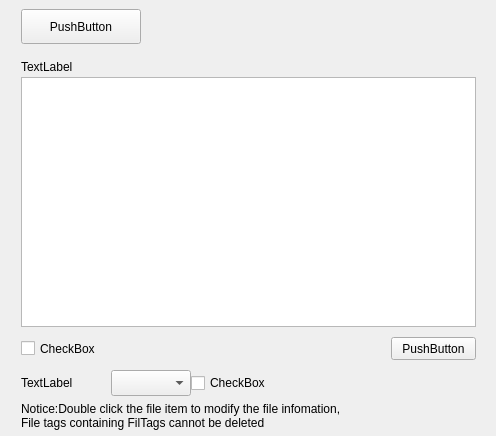
        <widget class="QWidget" name="FilePage">
         <attribute name="title">
          <string>File</string>
         </attribute>
         <layout class="QVBoxLayout" name="verticalLayout_2">
          <property name="spacing">
           <number>0</number>
          </property>
          <property name="leftMargin">
           <number>6</number>
          </property>
          <property name="topMargin">
           <number>0</number>
          </property>
          <property name="rightMargin">
           <number>0</number>
          </property>
          <property name="bottomMargin">
           <number>0</number>
          </property>
          <item>
           <widget class="QWidget" name="widget_6" native="true">
            <property name="sizePolicy">
             <sizepolicy hsizetype="Preferred" vsizetype="Preferred">
              <horstretch>0</horstretch>
              <verstretch>0</verstretch>
             </sizepolicy>
            </property>
            <layout class="QHBoxLayout" name="horizontalLayout_9">
             <property name="spacing">
              <number>0</number>
             </property>
             <property name="leftMargin">
              <number>0</number>
             </property>
             <property name="topMargin">
              <number>0</number>
             </property>
             <property name="rightMargin">
              <number>0</number>
             </property>
             <property name="bottomMargin">
              <number>0</number>
             </property>
             <item>
              <widget class="QWidget" name="normalFileWidget" native="true">
               <layout class="QVBoxLayout" name="verticalLayout_33">
                <property name="spacing">
                 <number>0</number>
                </property>
                <property name="leftMargin">
                 <number>0</number>
                </property>
                <property name="topMargin">
                 <number>0</number>
                </property>
                <property name="rightMargin">
                 <number>0</number>
                </property>
                <property name="bottomMargin">
                 <number>0</number>
                </property>
                <item>
                 <widget class="QWidget" name="horizontalWidget_3" native="true">
                  <property name="minimumSize">
                   <size>
                    <width>120</width>
                    <height>45</height>
                   </size>
                  </property>
                  <property name="maximumSize">
                   <size>
                    <width>16777215</width>
                    <height>45</height>
                   </size>
                  </property>
                  <property name="layoutDirection">
                   <enum>Qt::LeftToRight</enum>
                  </property>
                  <layout class="QHBoxLayout" name="horizontalLayout_38">
                   <property name="leftMargin">
                    <number>15</number>
                   </property>
                   <item>
                    <widget class="QPushButton" name="selectButton">
                     <property name="minimumSize">
                      <size>
                       <width>120</width>
                       <height>35</height>
                      </size>
                     </property>
                     <property name="maximumSize">
                      <size>
                       <width>120</width>
                       <height>35</height>
                      </size>
                     </property>
                     <property name="focusPolicy">
                      <enum>Qt::NoFocus</enum>
                     </property>
                     <property name="text">
                      <string>PushButton</string>
                     </property>
                    </widget>
                   </item>
                   <item>
                    <spacer name="horizontalSpacer_3">
                     <property name="orientation">
                      <enum>Qt::Horizontal</enum>
                     </property>
                     <property name="sizeHint" stdset="0">
                      <size>
                       <width>40</width>
                       <height>20</height>
                      </size>
                     </property>
                    </spacer>
                   </item>
                  </layout>
                 </widget>
                </item>
                <item>
                 <layout class="QVBoxLayout" name="verticalLayout_14">
                  <property name="leftMargin">
                   <number>15</number>
                  </property>
                  <property name="topMargin">
                   <number>12</number>
                  </property>
                  <property name="rightMargin">
                   <number>20</number>
                  </property>
                  <property name="bottomMargin">
                   <number>0</number>
                  </property>
                  <item>
                   <layout class="QHBoxLayout" name="horizontalLayout_10">
                    <item>
                     <widget class="QLabel" name="loadFileText">
                      <property name="minimumSize">
                       <size>
                        <width>0</width>
                        <height>20</height>
                       </size>
                      </property>
                      <property name="maximumSize">
                       <size>
                        <width>16777215</width>
                        <height>20</height>
                       </size>
                      </property>
                      <property name="text">
                       <string>TextLabel</string>
                      </property>
                     </widget>
                    </item>
                   </layout>
                  </item>
                  <item>
                   <widget class="AngKTableView" name="fileTableView">
                    <property name="minimumSize">
                     <size>
                      <width>455</width>
                      <height>250</height>
                     </size>
                    </property>
                   </widget>
                  </item>
                  <item>
                   <layout class="QHBoxLayout" name="horizontalLayout_13">
                    <property name="topMargin">
                     <number>10</number>
                    </property>
                    <item>
                     <widget class="QCheckBox" name="selectAllCheck">
                      <property name="minimumSize">
                       <size>
                        <width>0</width>
                        <height>15</height>
                       </size>
                      </property>
                      <property name="maximumSize">
                       <size>
                        <width>16777215</width>
                        <height>15</height>
                       </size>
                      </property>
                      <property name="focusPolicy">
                       <enum>Qt::NoFocus</enum>
                      </property>
                      <property name="text">
                       <string>CheckBox</string>
                      </property>
                     </widget>
                    </item>
                    <item>
                     <spacer name="horizontalSpacer_4">
                      <property name="orientation">
                       <enum>Qt::Horizontal</enum>
                      </property>
                      <property name="sizeHint" stdset="0">
                       <size>
                        <width>40</width>
                        <height>20</height>
                       </size>
                      </property>
                     </spacer>
                    </item>
                    <item>
                     <widget class="QPushButton" name="fileDeleteButton">
                      <property name="minimumSize">
                       <size>
                        <width>85</width>
                        <height>23</height>
                       </size>
                      </property>
                      <property name="maximumSize">
                       <size>
                        <width>85</width>
                        <height>23</height>
                       </size>
                      </property>
                      <property name="focusPolicy">
                       <enum>Qt::NoFocus</enum>
                      </property>
                      <property name="text">
                       <string>PushButton</string>
                      </property>
                     </widget>
                    </item>
                   </layout>
                  </item>
                  <item>
                   <layout class="QHBoxLayout" name="horizontalLayout_14">
                    <property name="topMargin">
                     <number>10</number>
                    </property>
                    <item>
                     <widget class="QLabel" name="clearBufferText">
                      <property name="minimumSize">
                       <size>
                        <width>90</width>
                        <height>18</height>
                       </size>
                      </property>
                      <property name="maximumSize">
                       <size>
                        <width>90</width>
                        <height>18</height>
                       </size>
                      </property>
                      <property name="text">
                       <string>TextLabel</string>
                      </property>
                     </widget>
                    </item>
                    <item>
                     <widget class="QComboBox" name="clBufferComboBox">
                      <property name="minimumSize">
                       <size>
                        <width>80</width>
                        <height>26</height>
                       </size>
                      </property>
                      <property name="maximumSize">
                       <size>
                        <width>80</width>
                        <height>26</height>
                       </size>
                      </property>
                      <property name="focusPolicy">
                       <enum>Qt::NoFocus</enum>
                      </property>
                     </widget>
                    </item>
                    <item>
                     <widget class="QCheckBox" name="clBufferCheck">
                      <property name="text">
                       <string>CheckBox</string>
                      </property>
                     </widget>
                    </item>
                   </layout>
                  </item>
                  <item>
                   <widget class="QLabel" name="noticeText">
                    <property name="minimumSize">
                     <size>
                      <width>0</width>
                      <height>40</height>
                     </size>
                    </property>
                    <property name="maximumSize">
                     <size>
                      <width>16777215</width>
                      <height>40</height>
                     </size>
                    </property>
                    <property name="text">
                     <string>Notice:Double click the file item to modify the file infomation,
File tags containing FilTags cannot be deleted</string>
                    </property>
                   </widget>
                  </item>
                 </layout>
                </item>
               </layout>
              </widget>
             </item>
             <item>
              <widget class="ACeMMCSolution" name="emmcFileWidget" native="true">
               <property name="sizePolicy">
                <sizepolicy hsizetype="Preferred" vsizetype="Preferred">
                 <horstretch>0</horstretch>
                 <verstretch>0</verstretch>
                </sizepolicy>
               </property>
              </widget>
             </item>
            </layout>
           </widget>
          </item>
         </layout>
        </widget>
